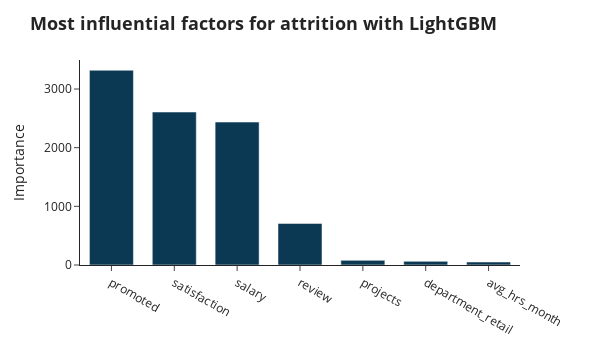

The notebook cell saved with this chart:
### Code cell
importances = gbm.named_steps['m'].feature_importances_
df_importances = pd.DataFrame(data=importances, index=X_train.columns, columns=["importance"]).reset_index()

fig = px.bar(df_importances.query("importance > 50"),y="importance",x="index",color_discrete_sequence=["#0b3954"])
fig.update_xaxes(categoryorder='total descending')
fig.update_layout(title="<b>Most influential factors for attrition with LightGBM</b>", 
                  yaxis_title='Importance',
                  xaxis_title=None,
                  width=600,
                  height=350,
                  bargap=0.3,
                  barmode='group',
                  titlefont={'size': 18},           
                  )

fig.write_image("images/fe_lgbm.png",scale=2)                   
fig.show()

### Figure 1 — Plotly figure (JSON) as saved in the notebook; plotly's stock layout.template omitted (floating-point values rounded to 4 significant figures)
{"data": [{"alignmentgroup": "True", "hovertemplate": "index=%{x}<br>importance=%{y}<extra></extra>", "legendgroup": "", "marker": {"color": "#0b3954", "pattern": {"shape": ""}}, "name": "", "offsetgroup": "", "orientation": "v", "showlegend": false, "textposition": "auto", "type": "bar", "x": ["promoted", "review", "projects", "salary", "satisfaction", "avg_hrs_month", "department_retail"], "xaxis": "x", "y": [3320, 709, 79, 2437, 2608, 51, 62], "yaxis": "y"}], "layout": {"bargap": 0.3, "barmode": "group", "height": 350, "legend": {"tracegroupgap": 0}, "margin": {"t": 60}, "title": {"font": {"size": 18}, "text": "<b>Most influential factors for attrition with LightGBM</b>"}, "width": 600, "xaxis": {"anchor": "y", "categoryorder": "total descending", "domain": [0, 1], "title": {}}, "yaxis": {"anchor": "x", "domain": [0, 1], "title": {"text": "Importance"}}}}
